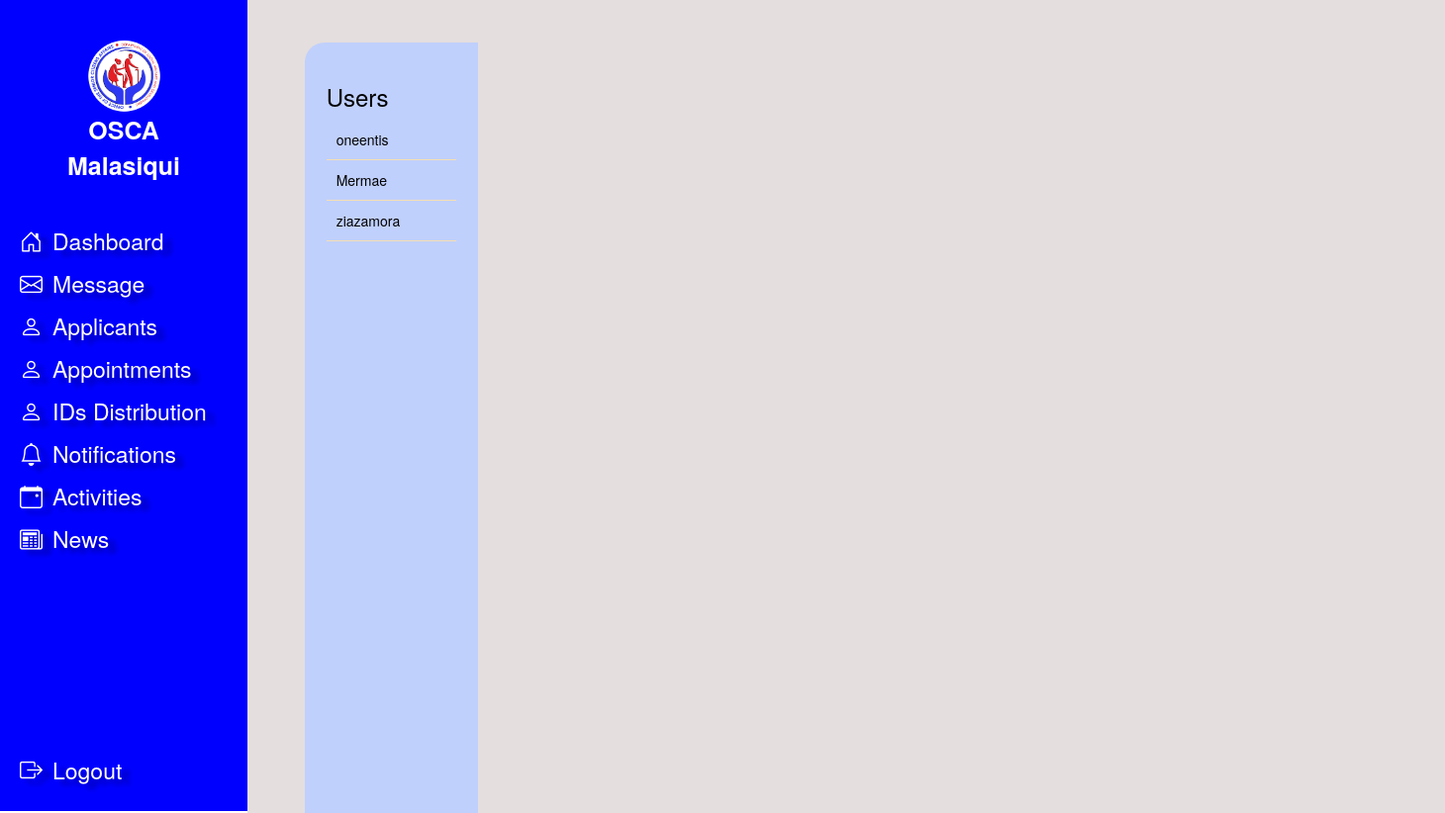
The app's page /admin/chat.php (signed in), older data.
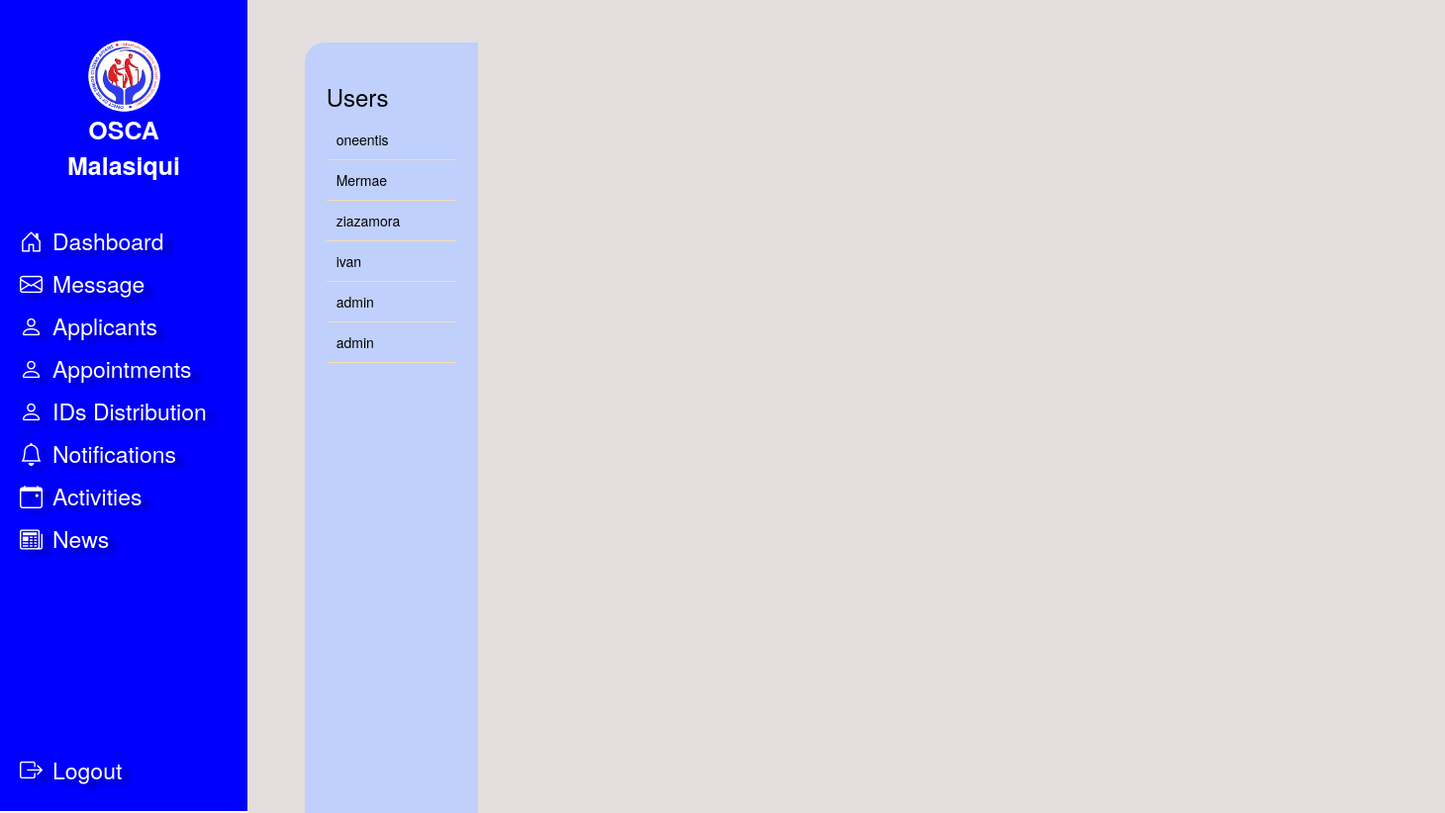
The same page, newer data.
### tables this page shows
CREATE TABLE `users` (
  `osca_id` bigint NOT NULL,
  `email` varchar(255) DEFAULT NULL,
  `last_name` varchar(50) NOT NULL,
  `first_name` varchar(50) NOT NULL,
  `middle_name` varchar(50) DEFAULT NULL,
  `suffix` varchar(5) DEFAULT NULL,
  `sex` varchar(10) NOT NULL,
  `birth_day` date NOT NULL,
  `address` varchar(255) NOT NULL,
  `phone_number` bigint NOT NULL,
  `oneByOne_id_path` varchar(255) DEFAULT NULL,
  `status` varchar(10) NOT NULL DEFAULT 'pending',
  `member_status` varchar(50) DEFAULT NULL,
  `classification` varchar(100) NOT NULL,
  `civil_status` varchar(100) NOT NULL,
  `blood_type` varchar(20) NOT NULL,
  `education` varchar(100) NOT NULL,
  `employment` varchar(100) NOT NULL,
  `religion` varchar(30) NOT NULL,
  `username` varchar(100) NOT NULL,
  `password` varchar(100) NOT NULL,
  `created_at` timestamp(6) NOT NULL DEFAULT CURRENT_TIMESTAMP(6),
  `updated_at` timestamp(6) NOT NULL DEFAULT CURRENT_TIMESTAMP(6),
  `deleted_at` timestamp(6) NULL DEFAULT NULL
);

### admin/chat.php (the view, shortened to what this page needs)
<?php
include '../database/db_connection.php';
$stmt = $pdo->query("SELECT osca_id, username FROM users");
$users = $stmt->fetchAll(PDO::FETCH_ASSOC);
?>
<!DOCTYPE html>
<html lang="en">
<head>
    <link rel="stylesheet" href="./assets/style.css">
    <link rel="stylesheet" href="./assets/chat.css">
    <link rel="stylesheet" href="https://maxcdn.bootstrapcdn.com/bootstrap/3.4.1/css/bootstrap.min.css">
    <link href="https://cdn.jsdelivr.net/npm/bootstrap-icons/font/bootstrap-icons.css" rel="stylesheet">
</head>
<body>
    <nav class="sidebar">
        <?php include '.././components/admin-nav.php'; ?>
    </nav>
    <div class="main-content">
        <div class="container">
            <div class="row rowchat">
                <div class="col-sm-12 chatflex">
                    <div class="user-list userside">
                        <h3>Users</h3>
                        <?php foreach ($users as $user): ?>
                            <div class="user" data-id="<?= $user['osca_id']; ?>">
                                <?= htmlspecialchars($user['username']); ?>
                            </div>
                        <?php endforeach; ?>
                    </div>
                </div>
            </div>
        </div>
    </div>
</body>
</html>

Row changes from the older to the newer data that the page shows:
added users: username "ivan"
added users: username "admin"
added users: username "admin"
